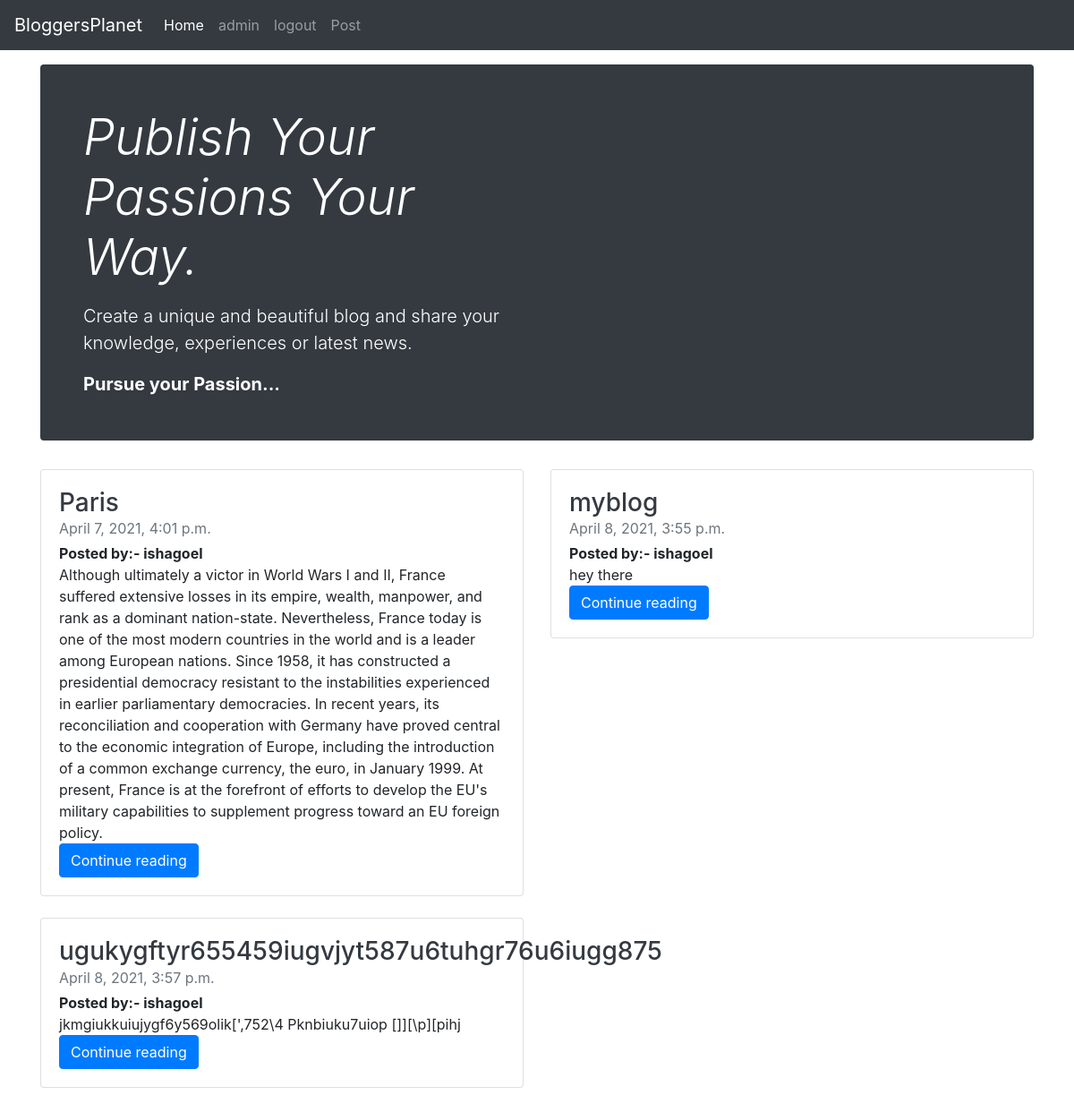
The app's page / (signed in) with its own data.
### myapp1/models.py (models this page shows, shortened)
class Blog(models.Model):
    user_id=models.ForeignKey(User,on_delete=models.CASCADE)
    title=models.CharField(max_length=150)
    dsc=models.TextField()
    date= models.DateTimeField(auto_now_add=True,null=True)

### myapp1/views.py (the view)
# urls.py: path('', views.index,name='index'),
def index(request):
    blog=Blog.objects.all()
    context={'blogs':blog}
    return render(request,'home.html',context)

### templates/home.html (shortened to what this page needs)
{% extends 'base.html' %}
{% block body %}
<div class="container my-3">
<div class="jumbotron p-3 p-md-5 text-white rounded bg-dark">
        <div class="col-md-6 px-0">
          <h1 class="display-4 font-italic">Publish Your Passions Your Way.</h1>
          <p class="lead my-3">Create a unique and beautiful blog and share your knowledge, experiences or latest news.</p>
          <p class="lead mb-0"><a href="#" class="text-white font-weight-bold">Pursue your Passion...</a></p>
        </div>
      </div>
<div class="row mb-2">
        {%for blog in blogs%}
        <div class="col-md-6">
          <div class="card flex-md-row mb-4 box-shadow h-md-250">
            <div class="card-body d-flex flex-column align-items-start">
              <h3 class="mb-0">
                <a class="text-dark" href="#">{{blog.title}}</a>
              </h3>
              <div class="mb-1 text-muted">{{blog.date}}</div>
              <b>Posted by:- {{blog.user_id.username}}</b>
              <p class="card-text mb-auto">{{blog.dsc}}</p>
              <a href="blog_detail/{{blog.id}}" class="stretched-link btn btn-primary">Continue reading</a>
            </div>
          </div>
        </div>
        {% endfor %}
      </div>
</div>
{% endblock body %}

### templates/base.html (shortened to what this page needs)
<!doctype html>
<html lang="en">
  <head>
    <link rel="stylesheet" href="https://maxcdn.bootstrapcdn.com/bootstrap/4.0.0/css/bootstrap.min.css">
    <link href="//maxcdn.bootstrapcdn.com/bootstrap/4.0.0/css/bootstrap.min.css" rel="stylesheet" id="bootstrap-css">
  </head>
  <body>
  <nav class="navbar navbar-expand-lg navbar-dark bg-dark">
  <a class="navbar-brand" href="#">BloggersPlanet</a>
  <div class="collapse navbar-collapse" id="navbarSupportedContent">
    <ul class="navbar-nav mr-auto">
      <li class="nav-item active">
        <a class="nav-link" href="/">Home <span class="sr-only">(current)</span></a>
      </li>
      {%if user.is_authenticated%}
      <li class="nav-item">
        <a class="nav-link" href="/">{{request.user}}</a>
      </li>
      <li class="nav-item">
        <a class="nav-link" href="logout">logout</a>
      </li>
      <li class="nav-item">
        <a class="nav-link" href="post_blog">Post</a>
      </li>
      {%endif%}
    </ul>
  </div>
</nav>
  {% block body %}
  {% endblock body %}
  </body>
</html>

### records on screen
Blog: title "Paris", date "April 7, 2021, 4:01 p.m.", user_id.username "ishagoel", dsc "Although ultimately a victor in World Wars I and II, France suffered extensive losses in its empire, wealth, manpower, and rank as a dominant nation-state. Nevertheless, France today is one of the most modern countries in the world and is a leader among European nations. Since 1958, it has constructed a presidential democracy resistant to the instabilities experienced in earlier parliamentary democracies. In recent years, its reconciliation and cooperation with Germany have proved central to the economic integration of Europe, including the introduction of a common exchange currency, the euro, in January 1999. At present, France is at the forefront of efforts to develop the EU's military…"
Blog: title "myblog", date "April 8, 2021, 3:55 p.m.", user_id.username "ishagoel", dsc "hey there"
Blog: title "ugukygftyr655459iugvjyt587u6tuhgr76u6iugg875", date "April 8, 2021, 3:57 p.m.", user_id.username "ishagoel", dsc "jkmgiukkuiujygf6y569olik[',752\\4 Pknbiuku7uiop []][\\p][pihj"

### other values on screen
{{ request.user }} "admin"
